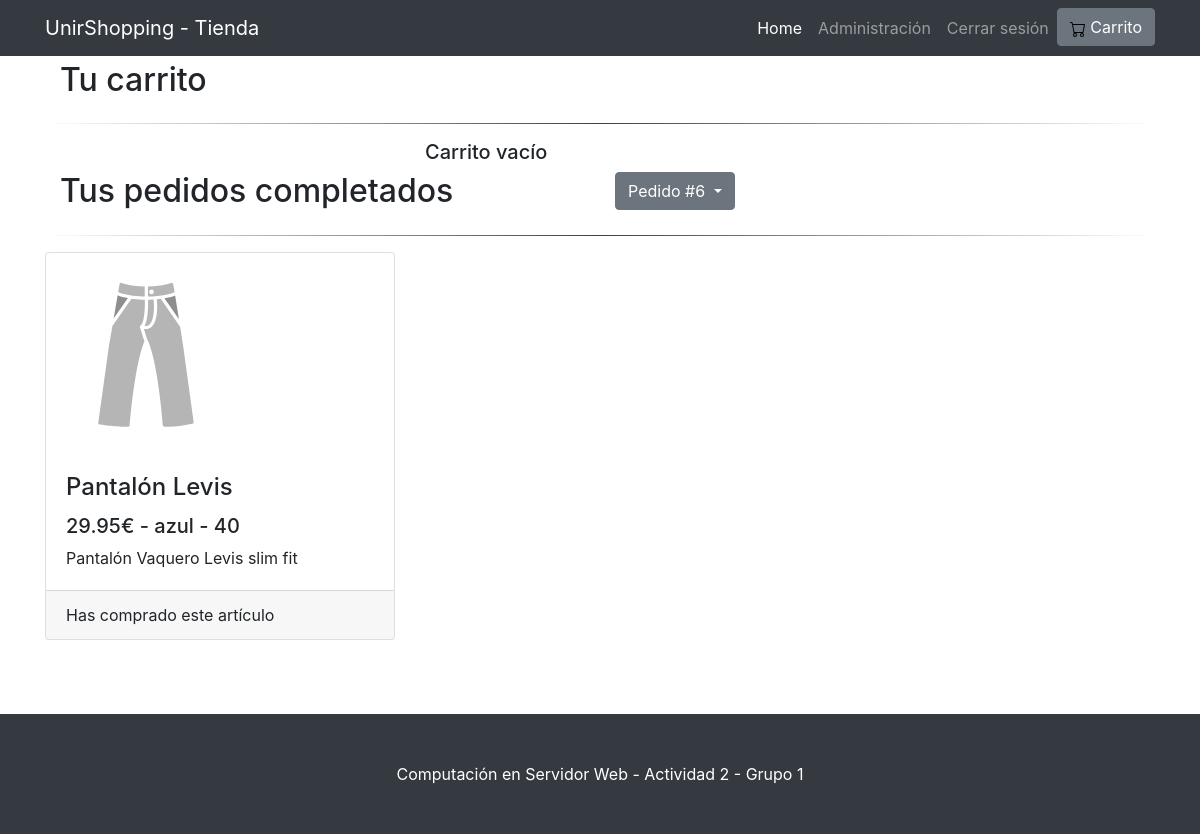
Screenshot of /index.php?controlador=ControladorConsultaPedido&&accion=obtenerPedido&args=6 (signed in) with the database file from the repository.
### tables this page shows
CREATE TABLE `item` (
  `id` int(11) NOT NULL,
  `id_categoria` int(11) NOT NULL,
  `nombre` varchar(100) NOT NULL,
  `descripcion` varchar(200) NOT NULL,
  `precio` float NOT NULL,
  `color` varchar(50) NOT NULL,
  `talla` varchar(50) NOT NULL
);

### controlador/ControladorBase.php (called while the page is built, shortened)
<?php
   class ControladorBase{
        public function view($vista,$datos){
            require_once 'vista/'.$vista.'.php';
        }
   }
?>

### controlador/ControladorConsultaPedido.php (called while the page is built, shortened)
<?php
class ControladorConsultaPedido extends ControladorBase
{
    private $pedidoRepository;
    private $itemRepository;
    private $itemsPedidoRepository;
    public function __construct()
    {
        $this->pedidoRepository = new ModeloPedido();
        $this->itemRepository = new ModeloItem();
        $this->itemsPedidoRepository = new ModeloItemsPedido();
    }
    public function obtenerPedido($idPedido)
    {
        if(isset($idPedido)) {
            $carrito = $this->pedidoRepository->readById($idPedido);
            $itemsPedido = $this->itemsPedidoRepository->readBy("id_pedido", $carrito->getId());
            foreach($itemsPedido as $itemPedido) {
                $item = $this->itemRepository->readById($itemPedido->getId_item());
            }
        }
        $this->view("VistaConsultaPedido", array());
    }
}
?>

### modelo/ModeloBase.php (called while the page is built, shortened)
<?php
require_once('bd/conexion.php');
require_once('Item.php');
class ModeloBase{
    private $tabla;
    private $link;
    private $obj;
    public function __construct($_tabla, $_obj){
        $this->tabla = $_tabla;
        $this->obj=$_obj;
        $this->conexion = new Conexion();
        $this->link = $this->conexion->getConexion();
    }
    public function readById($id){
        if ($result=$this->link->query("SELECT * FROM $this->tabla WHERE id=$id")){
            return $result->fetch_object($this->obj);
        }
    }
    public function readBy($column,$value){
        if ($result=$this->link->query("SELECT * FROM $this->tabla WHERE $column='$value'")){
            while($row = $result->fetch_object($this->obj)) {
                $resultSet[]=$row;
            }
            return $resultSet;
        }
    }
}
?>

### modelo/bd/conexion.php (called while the page is built, shortened)
<?php
class Conexion{
    private $host = "localhost";
    private $usuario = "root";
    private $password = "";
    private $bd="tienda";
    public function getConexion(){
        $mysql=new mysqli($this->host, $this->usuario, $this->password, $this->bd);
        return $mysql;
    }
}
?>

### modelo/Item.php (called while the page is built, shortened)
<?php
    class Item{
        private $id_categoria;
        private $descripcion;
        private $precio;
        private $color;
        private $talla;
        function getId_categoria(){
            return $this->id_categoria;
        }
        function getNombre(){
            return $this->nombre;
        }
        function getDescripcion(){
            return $this->descripcion;
        }
        function getPrecio(){
            return $this->precio;
        }
        function getColor(){
            return $this->color;
        }
        function getTalla(){
            return $this->talla;
        }
    }
?>

### vista/VistaConsultaPedido.php (the view, shortened to what this page needs)
<!DOCTYPE html>
<html>
<head>
    <link href="css/bootstrap.min.css" rel="stylesheet">
    <link rel="stylesheet" type="text/css" href="css/style.css">
</head>
<body>
<nav class="navbar navbar-expand-lg navbar-dark bg-dark fixed-top">
    <div class="container">
        <a class="navbar-brand" href=".">UnirShopping - Tienda</a>
        <div class="collapse navbar-collapse" id="navbarResponsive">
            <ul class="navbar-nav ml-auto">
                <li class="nav-item active">
                    <a class="nav-link" href=".">Home
                    </a>
                </li>
                <?php
                if($_SESSION['rol'] == 1) {
                    echo '<li class="nav-item"><a class="nav-link" href="index.php?controlador=ControladorAdmin&accion=consulta">Administración</a></li>';
                }
                ?>
                <li class="nav-item">
                    <a class="nav-link" href="index.php?controlador=ControladorTienda&accion=cerrarSesion">Cerrar sesión
                    </a>
                </li>
                <li class="nav-item">
                    <button type="button" class="btn btn-secondary" onclick="location.href='index.php?controlador=ControladorConsultaPedido&accion=obtenerPedidos'" >
                        <img src="img/cart.svg"> Carrito<?php if (isset($_SESSION["idPedido"])) echo "(".$_SESSION["numItemsPedido"].") - ".$_SESSION["totalPedido"].'€' ?>
                    </button>
                </li>
            </ul>
        </div>
    </div>
</nav>
<div id="cuerpoTienda" class="container">
<div>
    <div class="container">
        <div class="row">
            <div class="col-sm-6">
                <h2>Tu carrito</h2>
            </div>
            <div class="col-sm-2">
            </div>
            <div class="col-sm-2">
            </div>
        </div>
    </div>
    <hr/>
    <div class="row">
        <?php
        $imgs = $_SESSION['imgs'];
        if(isset($_SESSION['carrito'])) {
            $carrito = $_SESSION['carrito'];
            foreach ($carrito as $item) {
                ?>
                <div class="col-lg-4 col-md-6 mb-4">
                    <div class="card h-100">
                        <img id="productImage" class="card-img-top"
                             src="img/clothes/<?php echo $imgs[$item->getId_categoria()]; ?>"
                             alt="<?php echo $item->getNombre(); ?>">
                        <div class="card-body">
                            <h4 class="card-title">
                                <?php echo $item->getNombre(); ?>
                            </h4>
                            <h5><?php echo $item->getPrecio(); ?>€ - <?php echo $item->getColor(); ?> - <?php echo $item->getTalla(); ?></h5>
                            <p class="card-text"><?php echo $item->getDescripcion(); ?></p>
                        </div>
                        <div class="card-footer">
                            <a href="index.php?controlador=ControladorConsultaPedido&accion=remove&args=<?php echo $item->getId(); ?>">QUITAR DEL CARRITO</a>
                        </div>
                    </div>
                </div>
                <?php
            }
        }else{
            ?>
                <div class="col-sm-4"></div>
                <div class="col-sm-8">
                <h5>Carrito vacío</h5>
                </div>
            <?php
        }
        ?>
    </div>
    <div class="container">
        <div class="row">
            <div class="col-sm-6">
                <h2>Tus pedidos completados</h2>
            </div>
            <div class="col-sm-6">
                <div class="dropdown">
                    <button class="btn btn-secondary dropdown-toggle" type="button" id="dropdownMenuButton" data-toggle="dropdown" aria-haspopup="true" aria-expanded="false">
                        <?php
                         if(isset($_SESSION['idPedidoActual'])) {
                            $idPedidoAct = $_SESSION['idPedidoActual'];
                            if (isset($idPedidoAct))
                                echo "Pedido #" . $idPedidoAct;
                            else
                                echo "Selecciona un pedido...";
                         }else
                            echo "Selecciona un pedido...";
                        ?>
                    </button>
                </div>
            </div>
        </div>
    </div>
    <hr>
    <div class="row">
        <?php
        $imgs = $_SESSION['imgsPedidoActual'];
        if(isset($_SESSION['pedidoActual'])) {
            $pedidoActual = $_SESSION['pedidoActual'];
            foreach ($pedidoActual as $item) {
                ?>
                <div class="col-lg-4 col-md-6 mb-4">
                    <div class="card h-100">
                        <img id="productImage" class="card-img-top"
                             src="img/clothes/<?php echo $imgs[$item->getId_categoria()]; ?>"
                             alt="<?php echo $item->getNombre(); ?>">
                        <div class="card-body">
                            <h4 class="card-title">
                                <?php echo $item->getNombre(); ?>
                            </h4>
                            <h5><?php echo $item->getPrecio(); ?>€ - <?php echo $item->getColor(); ?> - <?php echo $item->getTalla(); ?></h5>
                            <p class="card-text"><?php echo $item->getDescripcion(); ?></p>
                        </div>
                        <div class="card-footer">
                            Has comprado este artículo
                        </div>
                    </div>
                </div>
                <?php
            }
        }
        ?>
    </div>
</div>
</div>
<footer class="py-5 bg-dark">
    <div class="container">
        <p class="m-0 text-center text-white">Computación en Servidor Web - Actividad 2 - Grupo 1</p>
    </div>
</footer>
</body>
</html>

### css/style.css (style rules this page uses)
body { padding-top: 56px; }
#cuerpoTienda { padding-top: 5px; padding-bottom: 50px; }
#productImage { width: 200px; height: 200px; }
footer { background: #16a085; color: #fff; }
hr { border: 0; height: 1px; background-image: linear-gradient(to right, rgba(0, 0, 0, 0), rgba(0, 0, 0, 0.75), rgba(0, 0, 0, 0)); }

### rows the page displays
item: nombre "Pantalón Levis", precio "29.95", color "azul", talla "40", descripcion "Pantalón Vaquero Levis slim fit"

### other values shown
$idPedidoAct "6"
